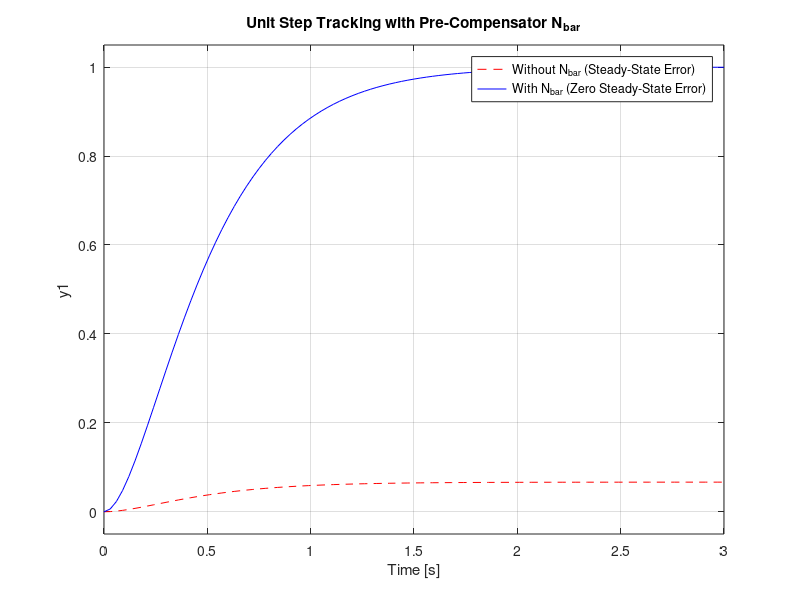

This chart was generated by the following MATLAB code:
clc; clear; close all;
A = [0 1; -4 -2];
B = [0; 1];
C = [1 0];
D = [0];
poles = [-3, -5];
K = acker(A, B, poles);
A_cl = A - B*K;
N_bar = -1 / (C * inv(A_cl) * B);
fprintf('Gain K = [%.2f, %.2f], Pre-compensator N_bar = %.2f\n', K(1), K(2), N_bar);
sys_unscaled = ss(A_cl, B, C, D);
sys_scaled = ss(A_cl, B*N_bar, C, D);
figure;
step(sys_unscaled, 'r--', sys_scaled, 'b-', 3);
legend('Without N_{bar} (Steady-State Error)', 'With N_{bar} (Zero Steady-State Error)');
grid on; title('Unit Step Tracking with Pre-Compensator N_{bar}');
